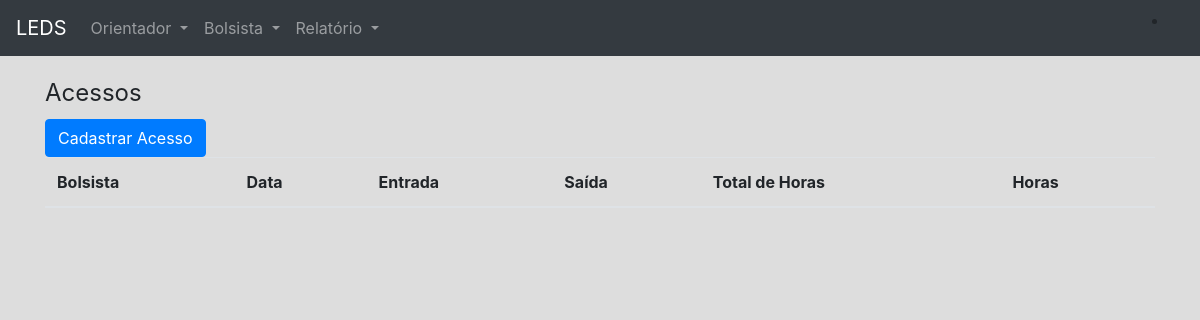
The page /acesso/test_acesso/3 on the database as committed earlier.
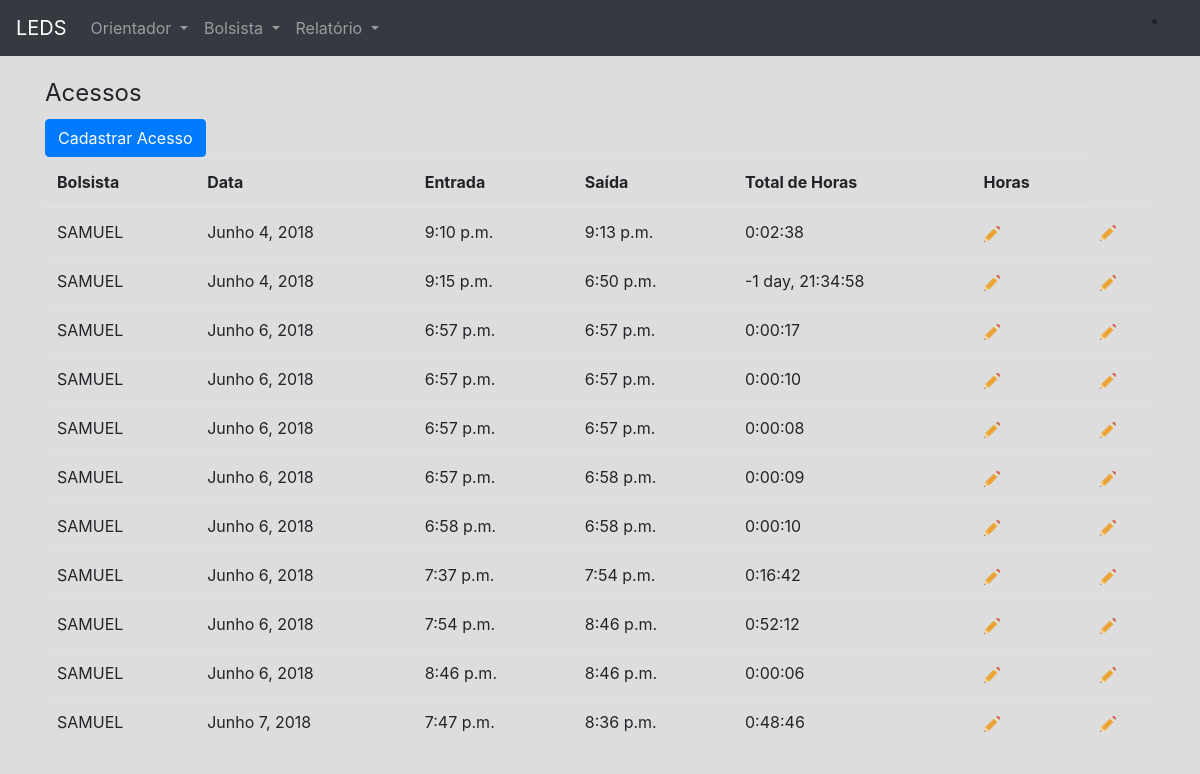
The same page on the database as committed later.
### app/models.py (models this page shows, shortened)
class Acesso(models.Model):
	bolsista = models.ForeignKey(Bolsista, verbose_name='Bolsista', related_name='bolsista_acesso', on_delete=models.CASCADE)
	data = models.DateField('Data Acesso', null=True, blank=True)
	hora_entrada = models.TimeField('Entrada', null=True, blank=True)
	hora_saida = models.TimeField('Saída', null = True, blank=True)
	total_horas = models.DurationField('Total', null = True, blank = True)
	class Meta:
	 	verbose_name = 'Acesso'
	 	verbose_name_plural = 'Acessos'

class Bolsista(models.Model):
	TIPO_CHOICES = (
	    (0, 'Voluntário'),
	    (1, 'Remunerado'),
	)
	nome = models.CharField('Nome', max_length=100)
	matricula = models.CharField('Matricula', max_length= 100,unique=True)
	cartao_rfid = models.CharField('Cartão RFID', max_length=100, null=True)
	orientador = models.ForeignKey(Orientador, verbose_name='Orientador', related_name='bolsista_professor', on_delete=models.CASCADE, default=True)
	tipo_bolsa = models.IntegerField('Tipo', choices=TIPO_CHOICES)
	carga_horaria_semanal = models.IntegerField('Carga Horaria (semanal)', validators=[MinValueValidator(1)])
	def __str__(self):
		return self.nome
	class Meta:
		verbose_name='Bolsista'
		verbose_name_plural='Bolsistas'

### app/views.py (the view)
# urls.py: url(r'^acesso/test_acesso/(?P<pk>\d+)$', views.test_acesso, name='test_acesso'),
def test_acesso(request, pk):
	try:
		bolsista = Bolsista.objects.get(pk=pk)
		acesso = Acesso.objects.filter(bolsista=bolsista).order_by('-id').first()
		if acesso is not None:
			if acesso.hora_saida == None:
				acesso.hora_saida = timezone.localtime(timezone.now()).time()
				acesso.total_horas = timedelta(hours = acesso.hora_saida.hour, minutes=acesso.hora_saida.minute, seconds=acesso.hora_saida.second) - timedelta(hours = acesso.hora_entrada.hour, minutes=acesso.hora_entrada.minute, seconds=acesso.hora_entrada.second)
				acesso.save()
				redirect('app:list_acesso')
			else:
				novo_acesso = Acesso()
				novo_acesso.bolsista =  bolsista
				novo_acesso.data = date.today()
				novo_acesso.hora_entrada = timezone.localtime(timezone.now()).time()
				novo_acesso.save()
				redirect('app:list_acesso')
		else:
			novo_acesso = Acesso()
			novo_acesso.bolsista =  bolsista
			novo_acesso.data = date.today()
			novo_acesso.hora_entrada = timezone.localtime(timezone.now()).time()
			novo_acesso.save()
			redirect('app:list_acesso')
	except Bolsista.DoesNotExist:
		redirect('app:list_acesso')
	acessos = Acesso.objects.all()
	return render(request, 'acesso/list_acesso.html', {'acessos':acessos})

### app/templates/acesso/list_acesso.html (shortened to what this page needs)
{% extends "base.html" %}
{%load static%}
{% load django_bootstrap_breadcrumbs %}
{%block content%}
    <legend>Acessos</legend>
<a href="{%url 'app:create_ac' %}"><button class="btn btn-primary">Cadastrar Acesso
</button></a>
    <table class="table">
        <thead>
        <tr>
            <th>Bolsista</th>
            <th>Data</th>
            <th>Entrada</th>
            <th>Saída</th>
            <th>Total de Horas</th>
            <th>Horas</th>
        </tr>
        </thead>
        <tbody>
        {% for acesso in acessos %}
            <tr>
                <td>{{ acesso.bolsista }}</td>
                <td>{{acesso.data}}</td>
                <td>{{ acesso.hora_entrada}}</td>
                <td>{{ acesso.hora_saida }}</td>
                <td>{{ acesso.total_horas}}</td>
                <td><a href="{% url 'app:test_acesso' acesso.bolsista_id%}"><img alt="" src="{% static 'img/edit.png'%}"></a></td>
                <td><a href="{%url 'app:test_acesso' acesso.bolsista.id%}"><img alt="" src="{% static 'img/edit.png'%}"></a></td>
            </tr>
        {% endfor %}
        </tbody>
    </table>
{% endblock %}

### app/templates/base.html (shortened to what this page needs)
<!doctype html>
{%load static%}
<html lang="en">
  <head>
   <link href="{% static 'css/bootstrap/bootstrap.min.css'%}" rel="stylesheet">
   <link href="{% static 'css/custom2.css' %}" rel="stylesheet">
  </head>
  <body>
    <header>
      <nav class="navbar navbar-expand-md navbar-dark fixed-top bg-dark">
        <a class="navbar-brand" href="{%url 'app:home'%}">LEDS</a>
        <div class="collapse navbar-collapse" id="navbarCollapse">
          <ul class="navbar-nav mr-auto">
            <li class="nav-item dropdown">
              <a class="nav-link dropdown-toggle" href="#" id="navbarDropdown" role="button" data-toggle="dropdown" aria-haspopup="true" aria-expanded="false">
                Orientador
              </a>
            </li>
            <li class="nav-item dropdown" >
              <a class="nav-link dropdown-toggle" href="#" id="navbarDropdown" role="button" data-toggle="dropdown" aria-haspopup="true" aria-expanded="false">
                Bolsista
              </a>
            </li>
            <li class="nav-item dropdown">
              <a class="nav-link dropdown-toggle" href="#" id="navbarDropdown" role="button" data-toggle="dropdown" aria-haspopup="true" aria-expanded="false">
                Relatório
              </a>
            </li>
          </ul>
          <form class="mt-2 mt-md-0">
            {% if user.is_authenticated %}
            <ul class="navbar-nav">
                <li><a class="nav-link" href="{% url 'app:sair' %}">Sair</a></li>
            {% else %}
                <li class="nav-item"><a class="nav-link" href="#"></a></li>
            {% endif %}
          </form>
        </div>
      </nav>
    </header>
    <main role="main" class="container">
    {% load django_bootstrap_breadcrumbs %}
    {% block content %}{% endblock %}
    </main>
  </body>
</html>

### app/static/css/custom2.css (style rules this page uses)
:root { --input-padding-x: .75rem; --input-padding-y: .75rem; }
html, body { height: 100%; }
body { padding-top: 75px; padding-bottom: 15%; background-color: #dddddd; }

Rows that differ between the two databases and show on the page:
added Acesso: bolsista "SAMUEL", data "Junho 4, 2018", hora_entrada "9:10 p.m.", hora_saida "9:13 p.m.", total_horas "0:02:38"
added Acesso: bolsista "SAMUEL", data "Junho 4, 2018", hora_entrada "9:15 p.m.", hora_saida "6:50 p.m.", total_horas "-1 day, 21:34:58"
added Acesso: bolsista "SAMUEL", data "Junho 6, 2018", hora_entrada "6:57 p.m.", hora_saida "6:57 p.m.", total_horas "0:00:17"
added Acesso: bolsista "SAMUEL", data "Junho 6, 2018", hora_entrada "6:57 p.m.", hora_saida "6:57 p.m.", total_horas "0:00:10"
added Acesso: bolsista "SAMUEL", data "Junho 6, 2018", hora_entrada "6:57 p.m.", hora_saida "6:57 p.m.", total_horas "0:00:08"
added Acesso: bolsista "SAMUEL", data "Junho 6, 2018", hora_entrada "6:57 p.m.", hora_saida "6:58 p.m.", total_horas "0:00:09"
added Acesso: bolsista "SAMUEL", data "Junho 6, 2018", hora_entrada "6:58 p.m.", hora_saida "6:58 p.m.", total_horas "0:00:10"
added Acesso: bolsista "SAMUEL", data "Junho 6, 2018", hora_entrada "7:37 p.m.", hora_saida "7:54 p.m.", total_horas "0:16:42"
added Acesso: bolsista "SAMUEL", data "Junho 6, 2018", hora_entrada "7:54 p.m.", hora_saida "8:46 p.m.", total_horas "0:52:12"
added Acesso: bolsista "SAMUEL", data "Junho 6, 2018", hora_entrada "8:46 p.m.", hora_saida "8:46 p.m.", total_horas "0:00:06"
added Acesso: bolsista "SAMUEL", data "Junho 7, 2018", hora_entrada "7:47 p.m.", hora_saida "8:36 p.m.", total_horas "0:48:46"
